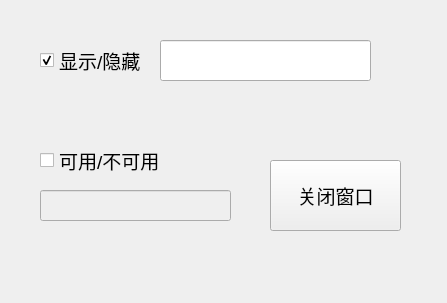
<?xml version="1.0" encoding="UTF-8"?>
<ui version="4.0">
 <class>MainWindow</class>
 <widget class="QMainWindow" name="MainWindow">
  <property name="enabled">
   <bool>true</bool>
  </property>
  <property name="geometry">
   <rect>
    <x>0</x>
    <y>0</y>
    <width>447</width>
    <height>303</height>
   </rect>
  </property>
  <property name="font">
   <font>
    <pointsize>14</pointsize>
   </font>
  </property>
  <property name="windowTitle">
   <string>MainWindow</string>
  </property>
  <widget class="QWidget" name="centralwidget">
   <widget class="QPushButton" name="pushButton">
    <property name="geometry">
     <rect>
      <x>270</x>
      <y>160</y>
      <width>131</width>
      <height>71</height>
     </rect>
    </property>
    <property name="text">
     <string>关闭窗口</string>
    </property>
   </widget>
   <widget class="QCheckBox" name="checkBox">
    <property name="enabled">
     <bool>true</bool>
    </property>
    <property name="geometry">
     <rect>
      <x>40</x>
      <y>40</y>
      <width>141</width>
      <height>41</height>
     </rect>
    </property>
    <property name="text">
     <string>显示/隐藏</string>
    </property>
    <property name="checked">
     <bool>true</bool>
    </property>
   </widget>
   <widget class="QCheckBox" name="checkBox_2">
    <property name="geometry">
     <rect>
      <x>40</x>
      <y>140</y>
      <width>141</width>
      <height>41</height>
     </rect>
    </property>
    <property name="text">
     <string>可用/不可用</string>
    </property>
   </widget>
   <widget class="QLineEdit" name="lineEdit">
    <property name="geometry">
     <rect>
      <x>160</x>
      <y>40</y>
      <width>211</width>
      <height>41</height>
     </rect>
    </property>
   </widget>
   <widget class="QLineEdit" name="lineEdit_2">
    <property name="enabled">
     <bool>false</bool>
    </property>
    <property name="geometry">
     <rect>
      <x>40</x>
      <y>190</y>
      <width>191</width>
      <height>31</height>
     </rect>
    </property>
   </widget>
  </widget>
 </widget>
 <resources/>
 <connections>
  <connection>
   <sender>pushButton</sender>
   <signal>clicked()</signal>
   <receiver>MainWindow</receiver>
   <slot>close()</slot>
   <hints>
    <hint type="sourcelabel">
     <x>331</x>
     <y>365</y>
    </hint>
    <hint type="destinationlabel">
     <x>235</x>
     <y>285</y>
    </hint>
   </hints>
  </connection>
  <connection>
   <sender>checkBox</sender>
   <signal>toggled(bool)</signal>
   <receiver>lineEdit</receiver>
   <slot>setVisible(bool)</slot>
   <hints>
    <hint type="sourcelabel">
     <x>60</x>
     <y>57</y>
    </hint>
    <hint type="destinationlabel">
     <x>193</x>
     <y>67</y>
    </hint>
   </hints>
  </connection>
  <connection>
   <sender>checkBox_2</sender>
   <signal>toggled(bool)</signal>
   <receiver>lineEdit_2</receiver>
   <slot>setEnabled(bool)</slot>
   <hints>
    <hint type="sourcelabel">
     <x>102</x>
     <y>152</y>
    </hint>
    <hint type="destinationlabel">
     <x>110</x>
     <y>204</y>
    </hint>
   </hints>
  </connection>
 </connections>
</ui>
